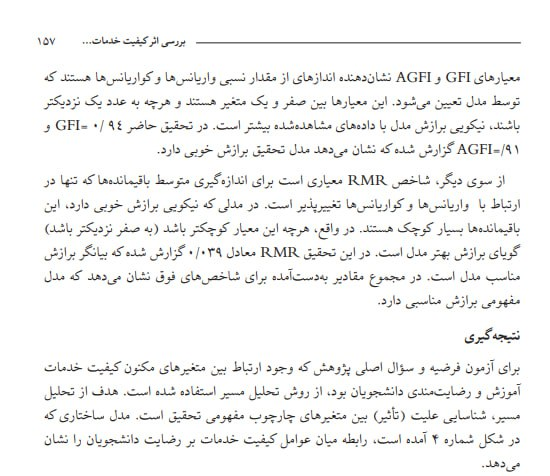
#> input picture Inputs/2.jpg, 550 x 476 px, given in place of , which was not available
$ python ocr.py
#> lines starting #> are read from the running program, lines starting #| are printed output that depends on the picture
### OCR/detect.py
from PIL import Image
import pytesseract
import numpy as np
import cv2
import tempfile
import io


# get grayscale image
def get_grayscale(image):
    return cv2.cvtColor(image, cv2.COLOR_BGR2GRAY)


# noise removal
def remove_noise(image):
    return cv2.medianBlur(image, 3)


# thresholding
def thresholding(image):
    return cv2.threshold(image, 160, 255, cv2.THRESH_BINARY)[1]
    # return cv2.threshold(image, 0, 255, cv2.THRESH_BINARY + cv2.THRESH_OTSU)[1]


# dilation
def dilate(image):
    kernel = np.ones((5, 5), np.uint8)
    return cv2.dilate(image, kernel, iterations=1)


# erosion
def erode(image):
    kernel = np.ones((5, 5), np.uint8)
    return cv2.erode(image, kernel, iterations=1)


# opening - erosion followed by dilation
def opening(image):
    kernel = np.ones((5, 5), np.uint8)
    return cv2.morphologyEx(image, cv2.MORPH_OPEN, kernel)


# canny edge detection
def canny(image):
    return cv2.Canny(image, 100, 200)


# skew correction
# [13 lines left out: function deskew, not called in this run]


# template matching
def match_template(image, template):
    return cv2.matchTemplate(image, template, cv2.TM_CCOEFF_NORMED)


def main(inputfile="Inputs/1.jpg", outputfile="result.txt", langs="fa", mode="tn"):
    im = Image.open(inputfile)
    length_x, width_y = im.size
    factor = float(1024.0 / length_x)
    size = int(factor * length_x), int(factor * width_y)
    image_resize = im.resize(size, Image.Resampling.LANCZOS)
    image_resize.save(f"{inputfile}_Upscaled.png", dpi=(300, 300))
    img = cv2.imread(f"{inputfile}_Upscaled.png")
    gray = get_grayscale(img)
    ## Different Modes for image proccessing
    img = gray
    # [6 lines of commented-out code are left out]
    if langs == "fa":
        if mode == "t":
            custom_config = r'-l fas --psm 6 -c tessedit_char_blacklist="۰١۲۳۴۵۶۷۸۹«»1234567890#"'
        if mode == "tn":
            custom_config = r'-l fas --psm 6 -c tessedit_char_whitelist="آابپتثجچحخدذرزژسشصضطظعغفقکگلمنوهی ۰١۲۳۴۵۶۷۸۹.?!,،:;/"'
        if mode == "table":
            custom_config = r'-l fas --psm 6 -c tessedit_char_whitelist="آابپتثجچحخدذرزژسشصضطظعغفقکگلمنوهی۰١۲۳۴۵۶۷۸۹"'
    elif langs == "en":
        custom_config = r'-l eng --psm 6'
    elif langs == "faen":
        custom_config = r'-l fas+eng --psm 6 '
    else:
        print("Choose valid Options.")
        exit(0)

    ## Convert Image to Text
    text = pytesseract.image_to_string(img, config=custom_config)

    ## Write Results to Result.txt with UTF-8 Encoding.
    with io.open(outputfile, 'w', encoding='utf8') as f:
        f.write(text)


# [2 lines that do not run on import are left out]

### ocr.py
import sys, getopt
from OCR import detect

def main(argv):
   inputfile = ''
   outputfile = 'result.txt'
   try:
      opts, args = getopt.getopt(argv,"hi:o:m:",["ifile=","ofile=","mode="])
   except getopt.GetoptError:
      print ('test.py -i <inputfile> -o <outputfile> -m <mode>')
      sys.exit(2)
   for opt, arg in opts:
      if opt == '-h':
         print ('test.py -i <inputfile> -o <outputfile> -m <mode>')
         sys.exit()
      elif opt in ("-i", "--ifile"):
         inputfile = arg
      elif opt in ("-o", "--ofile"):
         outputfile = arg
      elif opt in ("-m", "--mode"):
         mode = arg
   detect.main(inputfile=inputfile, outputfile=outputfile)
#> in main, im is the input picture: PIL image 550x476 RGB; mean R, G, B 243.9, 244.1, 243.4
#> in main, `image_resize = im.resize(size, Image.Resampling.LANCZOS)`:
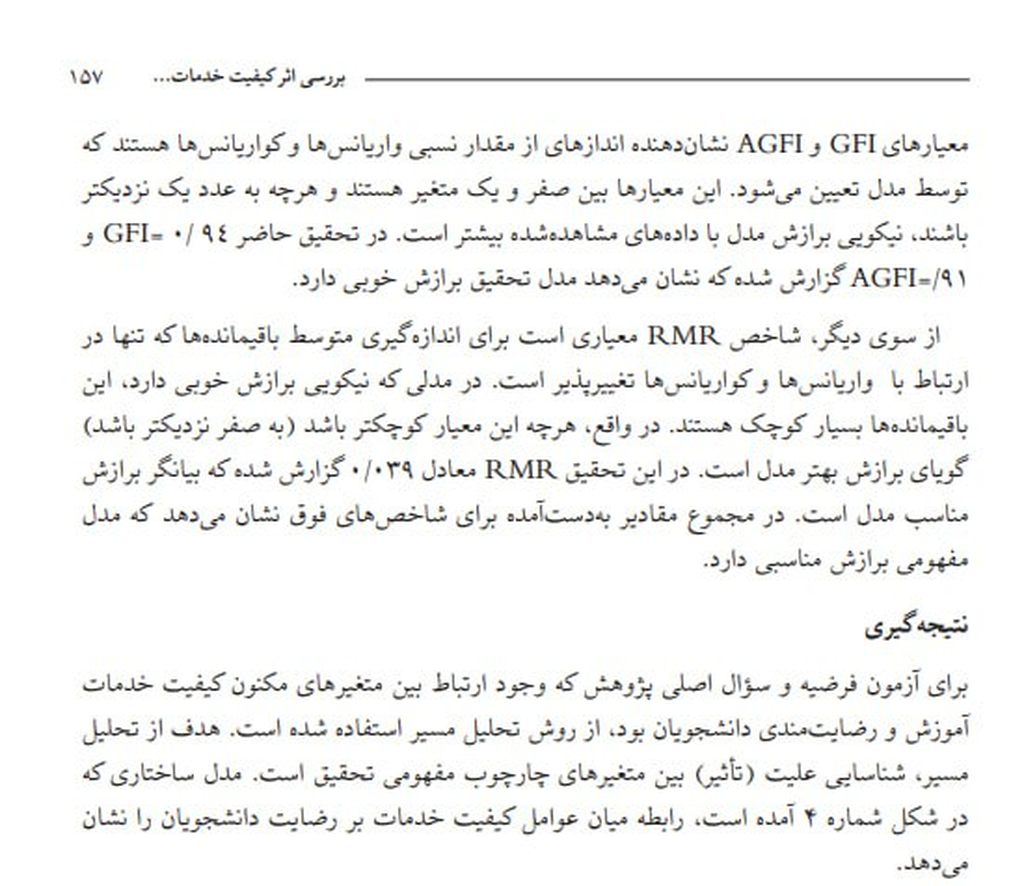
#> image_resize: PIL image 1024x886 RGB; mean R, G, B 243.6, 243.8, 243.1
if __name__ == "__main__":
#> (the run stopped early here; a loop or call above may not have finished)

$ run again, on Inputs/4.jpg
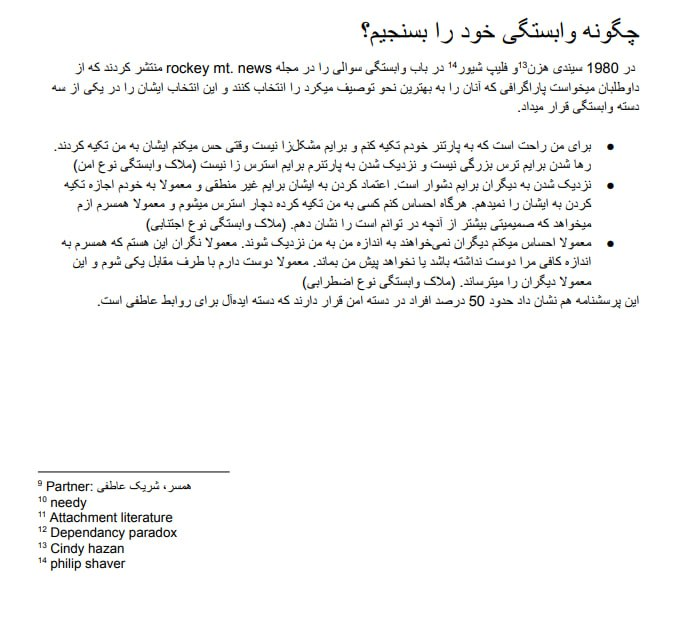
#> input picture Inputs/4.jpg, 676 x 631 px, given in place of , which was not available
#> in main, im is the input picture: PIL image 676x631 RGB; mean R, G, B 245.9, 246.2, 245.7
#> in main, `image_resize = im.resize(size, Image.Resampling.LANCZOS)`:
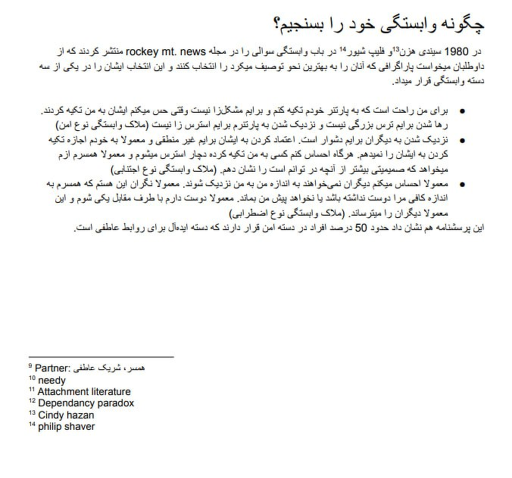
#> image_resize: PIL image 1024x955 RGB (shown at 1/2 size); mean R, G, B 245.7, 245.9, 245.4
